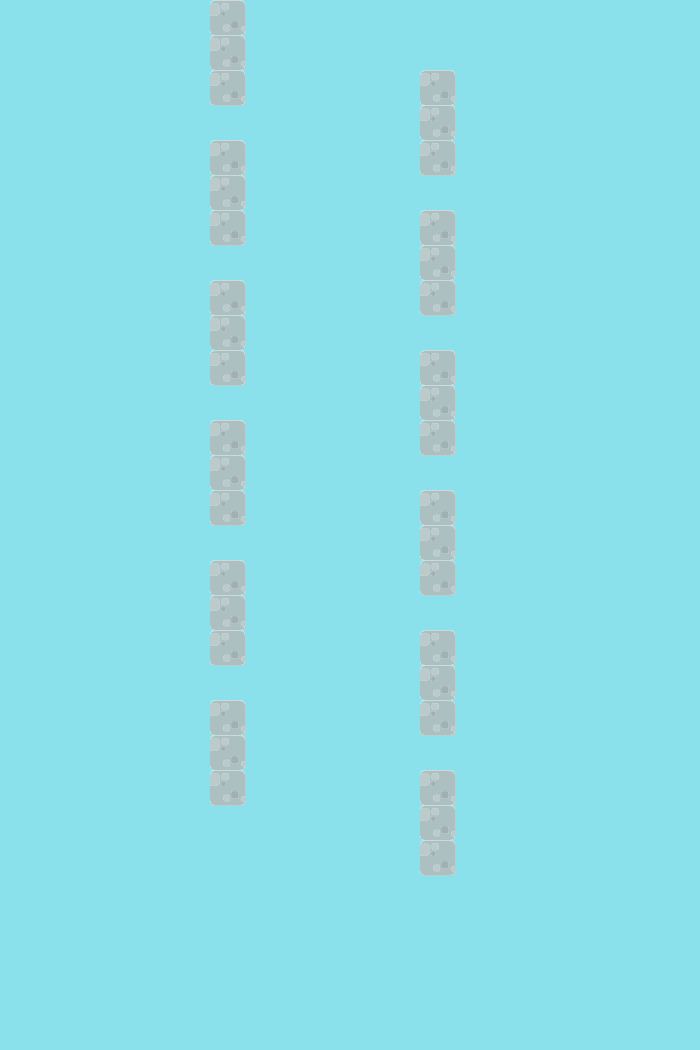

Below is a game level as drawn by its tile map, then a one-line description and the .tmx that defines it (tile-layer data replaced by summaries):
An orthogonal 20x30 tile map with 35x35 px tiles, 2 tile layers (Background, Primary), 2 tilesets and 22 objects (6x StationarySaw, Player).

<map version="1.0" orientation="orthogonal" width="20" height="30" tilewidth="35" tileheight="35">
 <tileset firstgid="1" name="tiles" tilewidth="35" tileheight="35" spacing="2">
  <image source="tiles.png" width="1024" height="512" />
 </tileset>
 <tileset firstgid="352" name="objects" tilewidth="35" tileheight="35" spacing="5">
  <image source="objects.png" width="256" height="64" />
 </tileset>
 <layer name="Background" width="20" height="30">
  <data>[600 cells, 600 non-empty, 1 distinct tile ids]</data>
 </layer>
 <layer name="Primary" width="20" height="30">
  <data>[600 cells, 36 non-empty, 1 distinct tile ids]</data>
 </layer>
 <objectgroup name="Physics" width="20" height="30">
  <object x="-35" y="-35" width="35" height="1085" />
  <object x="0" y="-35" width="700" height="35" />
  <object x="700" y="-35" width="35" height="1085" />
  <object x="420" y="770" width="35" height="105" />
  <object x="210" y="700" width="35" height="105" />
  <object x="420" y="630" width="35" height="105" />
  <object x="210" y="560" width="35" height="105" />
  <object x="420" y="490" width="35" height="105" />
  <object x="210" y="420" width="35" height="105" />
  <object x="420" y="350" width="35" height="105" />
  <object x="210" y="280" width="35" height="105" />
  <object x="420" y="210" width="35" height="105" />
  <object x="210" y="140" width="35" height="105" />
  <object x="420" y="70" width="35" height="105" />
  <object x="210" y="0" width="35" height="105" />
 </objectgroup>
 <objectgroup name="Objects" width="20" height="30">
  <object name="Player" type="Player" gid="352" x="315" y="35" />
  <object name="StationarySaw" type="StationarySaw" gid="353" x="70" y="1015" />
  <object name="StationarySaw" type="StationarySaw" gid="353" x="175" y="1015" />
  <object name="StationarySaw" type="StationarySaw" gid="353" x="280" y="1015" />
  <object name="StationarySaw" type="StationarySaw" gid="353" x="385" y="1015" />
  <object name="StationarySaw" type="StationarySaw" gid="353" x="490" y="1015" />
  <object name="StationarySaw" type="StationarySaw" gid="353" x="595" y="1015" />
 </objectgroup>
</map>
